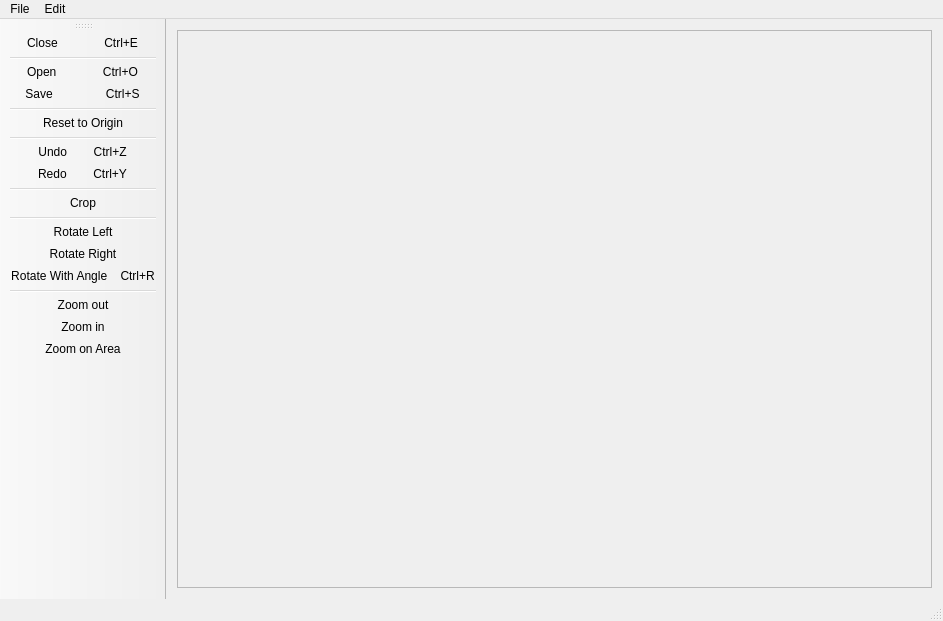
<?xml version="1.0" encoding="UTF-8"?>
<ui version="4.0">
 <class>MainWindow</class>
 <widget class="QMainWindow" name="MainWindow">
  <property name="geometry">
   <rect>
    <x>0</x>
    <y>0</y>
    <width>943</width>
    <height>621</height>
   </rect>
  </property>
  <property name="windowTitle">
   <string>MyImageViewr</string>
  </property>
  <widget class="QWidget" name="centralWidget">
   <layout class="QGridLayout" name="gridLayout">
    <item row="0" column="1">
     <widget class="QScrollArea" name="scrollArea">
      <property name="enabled">
       <bool>true</bool>
      </property>
      <property name="sizePolicy">
       <sizepolicy hsizetype="Expanding" vsizetype="Expanding">
        <horstretch>0</horstretch>
        <verstretch>0</verstretch>
       </sizepolicy>
      </property>
      <property name="acceptDrops">
       <bool>false</bool>
      </property>
      <property name="inputMethodHints">
       <set>Qt::ImhNone</set>
      </property>
      <property name="sizeAdjustPolicy">
       <enum>QAbstractScrollArea::AdjustIgnored</enum>
      </property>
      <property name="widgetResizable">
       <bool>true</bool>
      </property>
      <property name="alignment">
       <set>Qt::AlignLeading|Qt::AlignLeft|Qt::AlignTop</set>
      </property>
      <widget class="QWidget" name="scrollAreaWidgetContents_3">
       <property name="geometry">
        <rect>
         <x>0</x>
         <y>0</y>
         <width>878</width>
         <height>546</height>
        </rect>
       </property>
       <layout class="QGridLayout" name="gridLayout_2">
        <item row="0" column="0">
         <widget class="QLabel" name="label">
          <property name="mouseTracking">
           <bool>false</bool>
          </property>
          <property name="text">
           <string/>
          </property>
          <property name="scaledContents">
           <bool>false</bool>
          </property>
          <property name="alignment">
           <set>Qt::AlignLeading|Qt::AlignLeft|Qt::AlignTop</set>
          </property>
         </widget>
        </item>
       </layout>
      </widget>
     </widget>
    </item>
   </layout>
  </widget>
  <widget class="QMenuBar" name="menuBar">
   <property name="geometry">
    <rect>
     <x>0</x>
     <y>0</y>
     <width>943</width>
     <height>26</height>
    </rect>
   </property>
   <widget class="QMenu" name="menuFile">
    <property name="title">
     <string>File</string>
    </property>
    <addaction name="actionOpen"/>
    <addaction name="actionSave"/>
    <addaction name="separator"/>
    <addaction name="actionClose"/>
   </widget>
   <widget class="QMenu" name="menuEdit">
    <property name="title">
     <string>Edit</string>
    </property>
    <widget class="QMenu" name="menuRotate_2">
     <property name="title">
      <string>Rotate</string>
     </property>
     <addaction name="actionRotate_Left"/>
     <addaction name="actionRotate_Right"/>
     <addaction name="actionRotate_With_Angle"/>
    </widget>
    <widget class="QMenu" name="menuZoom_2">
     <property name="title">
      <string>Zoom</string>
     </property>
     <addaction name="actionZoom_in"/>
     <addaction name="actionZoom_out"/>
     <addaction name="actionZoom_on_Area"/>
    </widget>
    <addaction name="actionReset_to_Origin"/>
    <addaction name="actionCrop"/>
    <addaction name="actionUndo"/>
    <addaction name="actionRedo"/>
    <addaction name="menuRotate_2"/>
    <addaction name="menuZoom_2"/>
   </widget>
   <addaction name="menuFile"/>
   <addaction name="menuEdit"/>
  </widget>
  <widget class="QToolBar" name="mainToolBar">
   <attribute name="toolBarArea">
    <enum>LeftToolBarArea</enum>
   </attribute>
   <attribute name="toolBarBreak">
    <bool>true</bool>
   </attribute>
   <addaction name="actionClose"/>
   <addaction name="separator"/>
   <addaction name="actionOpen"/>
   <addaction name="actionSave"/>
   <addaction name="separator"/>
   <addaction name="actionReset_to_Origin"/>
   <addaction name="separator"/>
   <addaction name="actionUndo"/>
   <addaction name="actionRedo"/>
   <addaction name="separator"/>
   <addaction name="actionCrop"/>
   <addaction name="separator"/>
   <addaction name="actionRotate_Left"/>
   <addaction name="actionRotate_Right"/>
   <addaction name="actionRotate_With_Angle"/>
   <addaction name="separator"/>
   <addaction name="actionZoom_out"/>
   <addaction name="actionZoom_in"/>
   <addaction name="actionZoom_on_Area"/>
  </widget>
  <widget class="QStatusBar" name="statusBar"/>
  <action name="actionOpen">
   <property name="icon">
    <iconset resource="resources.qrc">
     <normaloff>:/save.ico</normaloff>:/save.ico</iconset>
   </property>
   <property name="text">
    <string>Open              Ctrl+O</string>
   </property>
  </action>
  <action name="actionClose">
   <property name="icon">
    <iconset resource="resources.qrc">
     <normaloff>:/close.ico</normaloff>:/close.ico</iconset>
   </property>
   <property name="text">
    <string>Close              Ctrl+E</string>
   </property>
  </action>
  <action name="actionSave">
   <property name="icon">
    <iconset resource="resources.qrc">
     <normaloff>:/save2.ico</normaloff>:/save2.ico</iconset>
   </property>
   <property name="text">
    <string>Save                Ctrl+S</string>
   </property>
  </action>
  <action name="actionReset_to_Origin">
   <property name="icon">
    <iconset resource="resources.qrc">
     <normaloff>:/reset.png</normaloff>:/reset.png</iconset>
   </property>
   <property name="text">
    <string>Reset to Origin</string>
   </property>
  </action>
  <action name="actionUndo">
   <property name="icon">
    <iconset resource="resources.qrc">
     <normaloff>:/Undo.png</normaloff>:/Undo.png</iconset>
   </property>
   <property name="text">
    <string>Undo        Ctrl+Z</string>
   </property>
  </action>
  <action name="actionRedo">
   <property name="icon">
    <iconset resource="resources.qrc">
     <normaloff>:/redo.png</normaloff>:/redo.png</iconset>
   </property>
   <property name="text">
    <string>Redo        Ctrl+Y</string>
   </property>
  </action>
  <action name="actionCrop">
   <property name="icon">
    <iconset resource="resources.qrc">
     <normaloff>:/crop.png</normaloff>:/crop.png</iconset>
   </property>
   <property name="text">
    <string>Crop</string>
   </property>
  </action>
  <action name="actionRotate_Left">
   <property name="icon">
    <iconset resource="resources.qrc">
     <normaloff>:/rotateLeft.png</normaloff>:/rotateLeft.png</iconset>
   </property>
   <property name="text">
    <string>Rotate Left</string>
   </property>
  </action>
  <action name="actionRotate_Right">
   <property name="icon">
    <iconset resource="resources.qrc">
     <normaloff>:/rotateRight.png</normaloff>:/rotateRight.png</iconset>
   </property>
   <property name="text">
    <string>Rotate Right</string>
   </property>
  </action>
  <action name="actionRotate_With_Angle">
   <property name="icon">
    <iconset resource="resources.qrc">
     <normaloff>:/angle.png</normaloff>:/angle.png</iconset>
   </property>
   <property name="text">
    <string>Rotate With Angle    Ctrl+R</string>
   </property>
  </action>
  <action name="actionZoom_in">
   <property name="icon">
    <iconset resource="resources.qrc">
     <normaloff>:/zoom-in.png</normaloff>:/zoom-in.png</iconset>
   </property>
   <property name="text">
    <string>Zoom in</string>
   </property>
  </action>
  <action name="actionZoom_out">
   <property name="icon">
    <iconset resource="resources.qrc">
     <normaloff>:/zoom-out.png</normaloff>:/zoom-out.png</iconset>
   </property>
   <property name="text">
    <string>Zoom out</string>
   </property>
  </action>
  <action name="actionZoom_on_Area">
   <property name="icon">
    <iconset resource="resources.qrc">
     <normaloff>:/zoom_area.png</normaloff>:/zoom_area.png</iconset>
   </property>
   <property name="text">
    <string>Zoom on Area</string>
   </property>
  </action>
 </widget>
 <layoutdefault spacing="6" margin="11"/>
 <tabstops>
  <tabstop>scrollArea</tabstop>
 </tabstops>
 <resources>
  <include location="resources.qrc"/>
 </resources>
 <connections/>
</ui>
